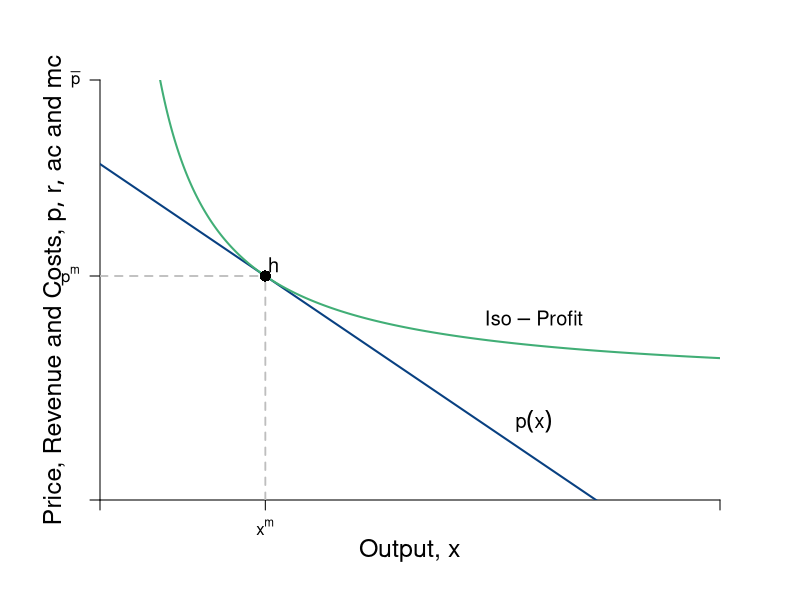

The R source for this figure:
#Graph Designer: Simon Halliday + Scott Cohn
#Authors: Bowles and Halliday
#Title: Coordination, Conflict and Competition: A Text in Microeconomics

require(shape)
pdf(file = "firmmarketsupply/isoprofit_no_MR_MC.pdf", width = 9, height = 7)

#Set parameters for graphics
axislabelsize <- 1.5
labelsize <- 1.2
graphlinewidth <- 2
segmentlinewidth <- 1.8

COL <- c("#7fc97f", "#beaed4", "#fdc086", "#ffff99", "#386cb0", "#f0027f", "#bf5b17", "#666666")
COLA <- c("#e0f3db", "#99d8c9","#66c2a4","#41ae76", "#238b45", "#005824")
COLB <- c("#c6dbef", "#4eb3d3", "#2b8cbe", "#0868ac","#084081")

#Edited the margins to cater for the larger LHS labels
par(mar =  c(5, 5, 4, 4))

AvgRevenue <- function(x, rmax = 12, xmax = 12){
  rmax - (rmax/xmax)*x
}

MRevenue <- function(x, rmax = 12, xmax = 12){
  rmax - 2*(rmax/xmax)*x
}

AvgCost <- function(x, c0 = 2, c1 = 4){
  c0/x + c1
}

# From CORE
IsoProf <- function(x, k = 0, c0 = 2, c1 = 4){
  AvgCost(x) + k/x
}

xlims <- c(0, 15)
ylims <- c(0, 15)

npts <- 501 
x <- seq(xlims[1], xlims[2], length.out = npts)
y <- seq(ylims[1], ylims[2], length.out = npts) 
a <- c(13, 16.75, 19.25)

plot(0, 0, xlim = xlims, ylim = ylims, type = "n",
     xlab = expression(paste("")),
     ylab = expression(paste("")), 
     xaxt = "n", 
     yaxt = "n", 
     cex.lab = axislabelsize, 
     bty = "n",
     xaxs="i", 
     yaxs="i")

# ticksy <- seq(from = ylims[1], to = ylims[2], by = 1)
# ylabels <- seq(from = ylims[1], to = ylims[2], by = 1)
# ticksx <- seq(from = xlims[1], to = xlims[2], by = 1)
# xlabels <- seq(from = xlims[1], to = xlims[2], by = 1)
ticksy <- c(0, AvgRevenue(x = 4), ylims[2])
ylabels <- c(NA, expression(paste(p^{m})), expression(paste(bar(p))))
ticksx <- c(0, 4, xlims[2])
xlabels <- c(NA, expression(paste(x^{m})), NA)

axis(1, at = ticksx, pos = 0, labels = FALSE)
text(x = c(0, 4, 6, xlims[2]), par("usr")[3] - 0.4, labels = xlabels, srt = 0, pos = 1, xpd = TRUE)
axis(2, at = ticksy, pos = 0, labels = ylabels, las = 1)

npts <- 500 
xx1 <- seq(xlims[1], xlims[2], length.out = npts)
xx3 <- seq(2, 6, length.out = npts)

lines(xx1, AvgRevenue(xx1, rmax = 12, xmax = 12), col = COLB[5], lwd = graphlinewidth)
#lines(xx1, MRevenue(xx1, rmax = 12, xmax = 12), col = COLB[4], lwd = graphlinewidth)
lines(xx1, IsoProf(xx1, k = 14), col = COLA[4], lwd = graphlinewidth)


#Label the axes
text(0.5*(xlims[2]), -1.8, expression(paste("Output, ", x)), xpd = TRUE, cex = axislabelsize) 
#mtext(expression(paste("Quantity of output, ", x)), side=1, line = 2.5, cex = axislabelsize)
text(-1.1, 0.5*ylims[2], expression(paste("Price, Revenue and Costs, ", list(p, r, ac), " and ", mc)), xpd = TRUE, cex = axislabelsize, srt = 90) 

#Label curves
text(10.5, 6.5, expression(paste(Iso-Profit)), cex = labelsize)
#text(10.5, 4.5, expression(paste(ac(x) == mc(x))), cex = labelsize)
text(10.5, 2.8, expression(paste(p(x))), cex = labelsize)
#text(5.8, 2.8, expression(paste(mr(x))), cex = labelsize)


#Draw segments for total costs
segments(0, AvgRevenue(x = 4), 4, AvgRevenue(x = 4), lty = 2, col = "gray" , lwd = segmentlinewidth)
segments(4, 0, 4, AvgRevenue(x = 4), lty = 2, col = "gray" , lwd = segmentlinewidth)
#segments(0, 4, xlims[2], 4, lty = 1, col = COL[1] , lwd = graphlinewidth)

#Label Points for comparison
#points(4, MRevenue(x = 4), pch = 16, col = "black", cex = 1.5)
#text(3.8, MRevenue(x = 4) - 0.4, expression(i), cex = labelsize)


points(4, AvgRevenue(x = 4), pch = 16, col = "black", cex = 1.5)
text(4.2, AvgRevenue(x = 4) + 0.4, expression(h), cex = labelsize)

dev.off()
